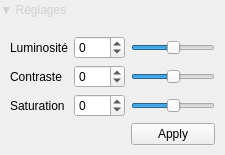
          <widget class="QWidget" name="settingsWidget" native="true">
           <property name="sizePolicy">
            <sizepolicy hsizetype="Preferred" vsizetype="Preferred">
             <horstretch>0</horstretch>
             <verstretch>0</verstretch>
            </sizepolicy>
           </property>
           <property name="minimumSize">
            <size>
             <width>0</width>
             <height>0</height>
            </size>
           </property>
           <property name="maximumSize">
            <size>
             <width>16777215</width>
             <height>200</height>
            </size>
           </property>
           <property name="autoFillBackground">
            <bool>false</bool>
           </property>
           <property name="styleSheet">
            <string notr="true"/>
           </property>
           <layout class="QGridLayout" name="gridLayout_7">
            <property name="leftMargin">
             <number>0</number>
            </property>
            <property name="topMargin">
             <number>0</number>
            </property>
            <property name="rightMargin">
             <number>0</number>
            </property>
            <property name="bottomMargin">
             <number>0</number>
            </property>
            <item row="2" column="1">
             <spacer name="settingsSpacer">
              <property name="orientation">
               <enum>Qt::Horizontal</enum>
              </property>
              <property name="sizeHint" stdset="0">
               <size>
                <width>40</width>
                <height>20</height>
               </size>
              </property>
             </spacer>
            </item>
            <item row="3" column="0" colspan="2">
             <widget class="QWidget" name="settingsActionWidget" native="true">
              <property name="styleSheet">
               <string notr="true"/>
              </property>
              <layout class="QGridLayout" name="gridLayout_2" rowstretch="0,0,0,0,0,0">
               <property name="leftMargin">
                <number>10</number>
               </property>
               <property name="topMargin">
                <number>10</number>
               </property>
               <property name="rightMargin">
                <number>10</number>
               </property>
               <property name="bottomMargin">
                <number>10</number>
               </property>
               <property name="spacing">
                <number>6</number>
               </property>
               <item row="3" column="1">
                <widget class="QSpinBox" name="settingsSaturationSpin">
                 <property name="minimum">
                  <number>-100</number>
                 </property>
                 <property name="maximum">
                  <number>100</number>
                 </property>
                </widget>
               </item>
               <item row="1" column="1">
                <widget class="QSpinBox" name="settingsContrastSpin">
                 <property name="minimum">
                  <number>-100</number>
                 </property>
                 <property name="maximum">
                  <number>100</number>
                 </property>
                </widget>
               </item>
               <item row="1" column="2">
                <widget class="QSlider" name="settingsContrastSlider">
                 <property name="minimum">
                  <number>-100</number>
                 </property>
                 <property name="maximum">
                  <number>100</number>
                 </property>
                 <property name="orientation">
                  <enum>Qt::Horizontal</enum>
                 </property>
                </widget>
               </item>
               <item row="1" column="0">
                <widget class="QLabel" name="settingsContrastText">
                 <property name="text">
                  <string>Contraste</string>
                 </property>
                </widget>
               </item>
               <item row="0" column="2">
                <widget class="QSlider" name="settingsBrightnessSlider">
                 <property name="minimum">
                  <number>-100</number>
                 </property>
                 <property name="maximum">
                  <number>100</number>
                 </property>
                 <property name="orientation">
                  <enum>Qt::Horizontal</enum>
                 </property>
                </widget>
               </item>
               <item row="0" column="0">
                <widget class="QLabel" name="settingsBrightnessText">
                 <property name="text">
                  <string>Luminosité</string>
                 </property>
                </widget>
               </item>
               <item row="3" column="0">
                <widget class="QLabel" name="settingsSaturationText">
                 <property name="text">
                  <string>Saturation</string>
                 </property>
                </widget>
               </item>
               <item row="0" column="1">
                <widget class="QSpinBox" name="settingsBrightnessSpin">
                 <property name="minimum">
                  <number>-100</number>
                 </property>
                 <property name="maximum">
                  <number>100</number>
                 </property>
                </widget>
               </item>
               <item row="3" column="2">
                <widget class="QSlider" name="settingsSaturationSlider">
                 <property name="minimum">
                  <number>-100</number>
                 </property>
                 <property name="maximum">
                  <number>100</number>
                 </property>
                 <property name="orientation">
                  <enum>Qt::Horizontal</enum>
                 </property>
                </widget>
               </item>
               <item row="5" column="2">
                <widget class="QPushButton" name="settingsApplyButton">
                 <property name="maximumSize">
                  <size>
                   <width>271</width>
                   <height>16777215</height>
                  </size>
                 </property>
                 <property name="mouseTracking">
                  <bool>false</bool>
                 </property>
                 <property name="text">
                  <string>Apply</string>
                 </property>
                </widget>
               </item>
              </layout>
             </widget>
            </item>
            <item row="2" column="0">
             <widget class="QPushButton" name="settingsTitleButton">
              <property name="sizePolicy">
               <sizepolicy hsizetype="Fixed" vsizetype="Fixed">
                <horstretch>0</horstretch>
                <verstretch>0</verstretch>
               </sizepolicy>
              </property>
              <property name="palette">
               <palette>
                <active>
                 <colorrole role="ButtonText">
                  <brush brushstyle="SolidPattern">
                   <color alpha="255">
                    <red>0</red>
                    <green>0</green>
                    <blue>0</blue>
                   </color>
                  </brush>
                 </colorrole>
                </active>
                <inactive>
                 <colorrole role="ButtonText">
                  <brush brushstyle="SolidPattern">
                   <color alpha="255">
                    <red>208</red>
                    <green>208</green>
                    <blue>208</blue>
                   </color>
                  </brush>
                 </colorrole>
                </inactive>
                <disabled>
                 <colorrole role="ButtonText">
                  <brush brushstyle="SolidPattern">
                   <color alpha="96">
                    <red>164</red>
                    <green>166</green>
                    <blue>168</blue>
                   </color>
                  </brush>
                 </colorrole>
                </disabled>
               </palette>
              </property>
              <property name="styleSheet">
               <string notr="true">border :none ; </string>
              </property>
              <property name="text">
               <string>▼ Réglages </string>
              </property>
              <property name="checkable">
               <bool>true</bool>
              </property>
              <property name="checked">
               <bool>true</bool>
              </property>
              <property name="autoDefault">
               <bool>false</bool>
              </property>
             </widget>
            </item>
           </layout>
          </widget>
